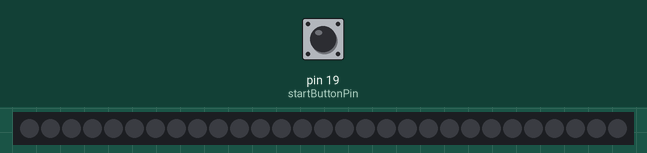
A sketch run on a simulated Arduino Uno, built with avr-gcc and run on an emulated ATmega328P. On the bench: 29 RGB LEDs in strip order, left to right. Inputs (shaded band) come from the test bench; at power-on: pin 19 (startButtonPin) HIGH. Dim RGB values are drawn brighter than linear; random numbers use the default seed unless the sketch sets one.

Above: at 1.2 s.
1.3 s: pin 19 (startButtonPin) pulled LOW for 0.15 s
At 1.46 s:
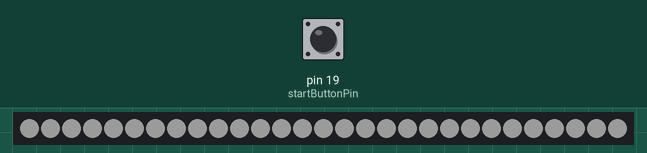
At 2.13 s:
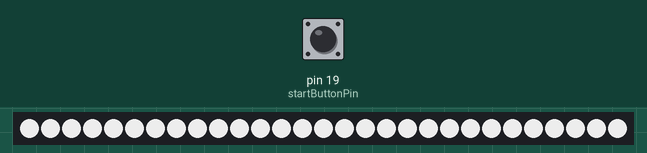

Measured:
- after the input at 1.3 s, the LEDs: first change at once (image 1 shows a later state)

The sketch:

SmallStripTest.ino
```cpp
#include <Adafruit_NeoPixel.h>

int ledcount = 29;
int startButtonState = 0;
int startButtonPin = 19;
bool startButtonEventHandled = false;

Adafruit_NeoPixel strip1(ledcount, 6, NEO_GRB + NEO_KHZ800);

void setup() {
  // put your setup code here, to run once33:
  pinMode(startButtonPin, INPUT);
  strip1.begin();
  strip1.clear();
  strip1.show();
  strip1.setBrightness(255);

}

void loop() {
  // put your main code here, to run repeatedly:
  startButtonState = digitalRead(startButtonPin);
  if(startButtonState == LOW && startButtonEventHandled == false){
    startButtonEventHandled = true;
    RunLight();
    for(int i=0;i<200;i++){
      int dur = random(5, 100);
      int level = random(20, 255);
      FlashStrip(level, dur);
    }
  }

  if(startButtonState == HIGH){
    startButtonEventHandled = false;
  }
}


void FlashStrip(int level, int duration){
    for(int i = 0; i< ledcount; i++){
      strip1.setPixelColor(i, level, level, level);
    }
    strip1.show();
    delay(duration);
    strip1.clear();
    strip1.show();
}

void RunLight(){
  for(int i = 0; i< ledcount; i = i+7){
    strip1.setPixelColor(i, 0xFFFFFF);
    strip1.setPixelColor(i+1, 0xFFFFFF);
    strip1.setPixelColor(i+2, 0xFFFFFF);
    strip1.setPixelColor(i+3, 0xFFFFFF);
    strip1.setPixelColor(i+4, 0xFFFFFF);
    strip1.setPixelColor(i+5, 0xFFFFFF);
    strip1.setPixelColor(i+6, 0xFFFFFF);

    strip1.show();
  }

  strip1.clear();
  strip1.show();

}
```
